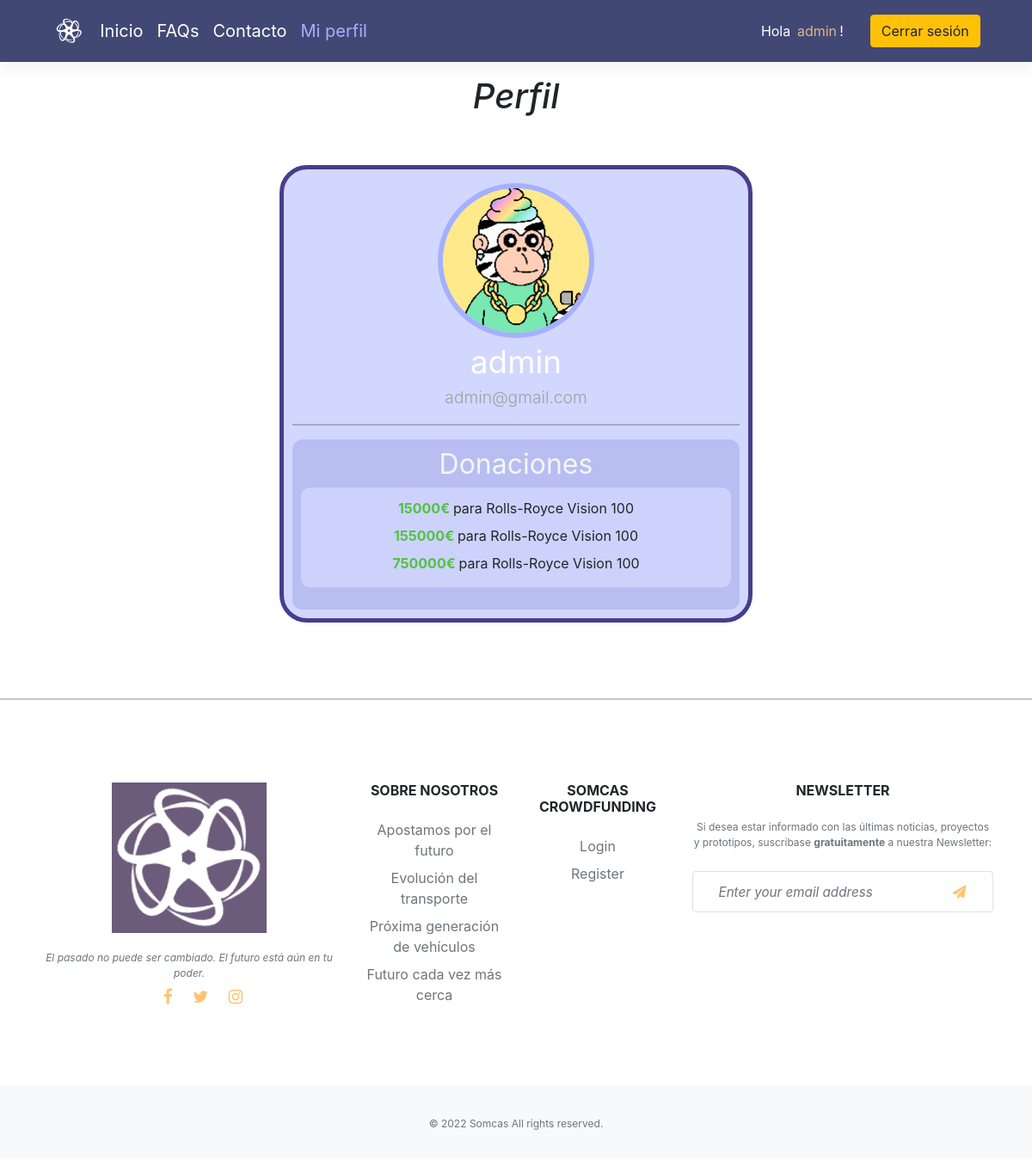
The page /proyect/mi_perfil.php (signed in) on the database its author committed.
### tables this page shows
CREATE TABLE `donations` (
  `donationsId` int(11) NOT NULL,
  `donationsAmount` double NOT NULL,
  `proyectsId` int(11) NOT NULL,
  `usersId` int(11) NOT NULL
);

CREATE TABLE `proyects` (
  `proyectsId` int(11) NOT NULL,
  `proyectsName` varchar(255) DEFAULT NULL,
  `proyectsGoal` int(50) DEFAULT NULL
);

### proyect/php/functions.inc.php (the view, shortened to what this page needs)
<?php
function GetUserId($conn, $d_username)
{
    $sql_usernameId = "SELECT usersId FROM users WHERE usersUsername = ?";
    $stmt = mysqli_stmt_init($conn);
    if (!mysqli_stmt_prepare($stmt, $sql_usernameId))
        exit();
    mysqli_stmt_bind_param($stmt, "s", $d_username);
    mysqli_stmt_execute($stmt);
    $resultData = mysqli_stmt_get_result($stmt);
    if ($row = mysqli_fetch_assoc($resultData))
        return $row["usersId"];
    else {
        $result = false;
        return $result;
    }
}
function GetUserDonations($conn, $username, $get_bool)
{
    $sql = "SELECT usersUsername,donationsAmount,proyectsName FROM donations d INNER JOIN proyects p INNER JOIN users u WHERE d.proyectsId=p.proyectsId AND d.usersId = u.usersId AND d.usersId= ? ORDER BY d.donationsId;";
    $stmt = mysqli_stmt_init($conn);
    if (!mysqli_stmt_prepare($stmt, $sql)) {
        exit();
    }
    $id = GetUserId($conn, $username);
    mysqli_stmt_bind_param($stmt, "s", $id);
    mysqli_stmt_execute($stmt);
    $resultData =   mysqli_stmt_get_result($stmt);
    while ($row = mysqli_fetch_assoc($resultData)) {
        if (!$get_bool)
            echo '<li style=" display: inline-block; padding-top:.5em; text-align:center; "> <b style="color:#52c23f;">' . $row["donationsAmount"] . '€ </b> para ' . str_replace("_", " ", $row["proyectsName"]) . '</li>';
        else
            return true;
    }
}

### proyect/header.php (shortened to what this page needs)
<!DOCTYPE html>
<html lang="es">
<head>
    <link href="https://cdn.jsdelivr.net/npm/bootstrap@5.1.3/dist/css/bootstrap.min.css" rel="stylesheet">
    <link href="./css/header.css" rel="stylesheet">
    <link rel="stylesheet" href="css/font-awesome.min.css">
    <link rel="stylesheet" href="css/bootstrap.min.css">
    <link rel="stylesheet" href="css/main-page.css">
    <link rel="stylesheet" href="css/login.css">
    <link rel="stylesheet" href="css/carousel.css">
    <link rel="stylesheet" href="https://cdnjs.cloudflare.com/ajax/libs/twitter-bootstrap/4.1.2/css/bootstrap.min.css">
    <link rel="stylesheet" href="https://cdnjs.cloudflare.com/ajax/libs/OwlCarousel2/2.3.4/assets/owl.carousel.min.css">
    <link rel="stylesheet" href="https://cdnjs.cloudflare.com/ajax/libs/OwlCarousel2/2.3.4/assets/owl.theme.default.min.css">
    <link href="./css/scroll.css" rel="stylesheet">
</head>
<body>
    <header class="p-3 bd-navbar text-white nav-body">
        <div class="container">
            <div class="d-flex flex-wrap align-items-center justify-content-center justify-content-lg-start">
                <a class="d-flex align-items-center mb-2 mb-lg-0 text-white text-decoration-none">
                </a>
                <ul class="nav col-12 col-lg-auto me-lg-auto mb-2 justify-content-center mb-md-0">
                    <li><a href="index.php" class="nav-link px-2 text-white">Inicio</a></li>
                    <li><a href="FAQs.php" class="nav-link px-2 text-white">FAQs</a></li>
                    <li><a href="contacto.php" class="nav-link px-2 text-white">Contacto</a></li>
                <?php
                if (isset($_SESSION["username"]))
                   echo "<li><a href='mi_perfil.php' class='nav-link px-2' style='color:#a5b0ff;'>Mi perfil</a></li>";
                    ?>
                </ul>
                <?php
                if (isset($_SESSION["username"])) {
                    echo "<div class='col-12 col-lg-auto mb-3 mb-lg-0 me-lg-3'>
                    <p style='margin: auto; text-align: center;'> Hola <mark style='color:burlywood; background: none;'>" . $_SESSION["username"] . "</mark>! </p>
                </div>";
                    echo "<div class='text-end'>
                    <a href='php/logout.inc.php'><button type='button' class='btn btn-warning'>Cerrar sesión</button></a>
                    </div>";
                } else {
                    echo "<div class='text-end'>
                    <a href='login.php'> <button type='button' class='btn btn-outline-light me-2'>Iniciar sesión</button></a>
                    <a href='register.php'> <button type='button' class='btn btn-warning'>Regístrate</button> </a>
                    </div>";
                }
                ?>
            </div>
    </header>

### proyect/mi_perfil.php (shortened to what this page needs)
<?php include_once('header.php') ?>
<?php if (!isset($_SESSION["username"])) {
    echo "<script>window.setTimeout(function() { window.location = '../proyect/index.php' }, 0);</script>";
} else {
    echo '<link rel="stylesheet" href="css/perfil.css">
<div class="profile-container">
    <div class="parrafo">
        <h1>Perfil</h1>
        <br>
        <br>
    </div>
    <div class="profile-inner-container">
        <div class="profile-image" >
            <div class="profile-image-img">
                <img src="images/avatar_usuario.png">
            </div>
            <div class="profile-image-info">
                <span class="profile-image-info-name">' . $_SESSION['username'] . '</span>
                <span class="profile-image-info-email">' . $_SESSION['email'] . '</span>
            </div>
        </div>
        <div>
            <hr>
        </div>
        <div class="profile-transactions" style="display: flex; flex-flow:column;">
        <h2 style="text-align: center; font-weight: 400; color: whitesmoke;">Donaciones</h2>
        <ul style="display: flex; flex-flow:column; background-color: #cdd2fd; border-radius:10px; list-style:none;
        margin-left: 0; padding-left: 2em;padding-right: 1em;padding-bottom: 1em;padding-top: 0.2em; text-indent: -1em; text-aling:center;">';
    require_once('php/dbh.inc.php');
    require_once('php/functions.inc.php');
    GetUserDonations($conn, $_SESSION['username'], false);
    echo " </ul>
        </div>
    </div>
</div>";
}
?>
<?php include_once('footer.php') ?>

### proyect/footer.php (shortened to what this page needs)
<br><br><br>
<hr>
<footer class="bg-white">
  <div class="container py-5">
    <div class="row py-4">
      <div class="col-lg-4 col-md-6 mb-4 mb-lg-0"><img src="img/logo.png" alt="" width="180" class="mb-3">
        <p class="font-italic text-muted">El pasado no puede ser cambiado. El futuro está aún en tu poder.</p>
        <ul class="social-icons">
          <li><a href="https://es-es.facebook.com/" class="social-icon"> <i class="fa fa-facebook"></i></a></li>
          <li><a href="https://twitter.com/i/flow/login" class="social-icon"> <i class="fa fa-twitter"></i></a></li>
          <li><a href="https://www.instagram.com/" class="social-icon"> <i class="fa fa-instagram"></i></a></li>
        </ul>
      </div>
      <div class="col-lg-2 col-md-6 mb-4 mb-lg-0">
        <h6 class="text-uppercase font-weight-bold mb-4">Sobre nosotros</h6>
        <ul class="list-unstyled mb-0">
          <li class="mb-2"><a href="#" class="text-muted" style="text-decoration:none;">Apostamos por el futuro</a></li>
          <li class="mb-2"><a href="#" class="text-muted" style="text-decoration:none;">Evolución del transporte</a></li>
          <li class="mb-2"><a href="#" class="text-muted" style="text-decoration:none;">Próxima generación de vehículos</a></li>
          <li class="mb-2"><a href="#" class="text-muted" style="text-decoration:none;">Futuro cada vez más cerca</a></li>
        </ul>
      </div>
      <div class="col-lg-2 col-md-6 mb-4 mb-lg-0">
        <h6 class="text-uppercase font-weight-bold mb-4">Somcas Crowdfunding</h6>
        <ul class="list-unstyled mb-0">
          <li class="mb-2"><a href="login.php" class="text-muted">Login</a></li>
          <li class="mb-2"><a href="register.php" class="text-muted">Register</a></li>
        </ul>
      </div>
      <div class="col-lg-4 col-md-6 mb-lg-0">
        <h6 class="text-uppercase font-weight-bold mb-4">Newsletter</h6>
        <p class="text-muted mb-4">Si desea estar informado con las últimas noticias, proyectos y prototipos, suscríbase <b>gratuitamente</b> a nuestra Newsletter:</p>
        <div class="p-1 rounded border">
          <div class="input-group" style="align-items: center; display: flex; flex-direction: row; justify-content: space-around; ">
            <form method="POST" style="align-items: center;display: flex;flex-direction: row;justify-content: center; ">
              <input type="email" name='mail_to' placeholder="Enter your email address" aria-describedby="button-addon1" id='mail' class="form-control border-0 shadow-0">
              <div class="input-group-append">
                <button id="button-addon1" name='mail_button' type="submit" class="btn btn-link"><i class="fa fa-paper-plane"></i></button>
              </div>
            </form>
          </div>
        </div>
      </div>
    </div>
  </div>
  <div class="bg-light py-4">
    <div class="container text-center">
      <p class="text-muted mb-0 py-2">© 2022 Somcas All rights reserved.</p>
    </div>
  </div>
</footer>
</body>
</html>

### proyect/css/header.css (style rules this page uses)
.bd-navbar { min-height: 4rem; background-color: #424874; box-shadow: 0 0.5rem 1rem rgb(0 0 0 / 5%), inset 0 -1px 0 rgb(0 0 0 / 10%); }
.nav-link { display:inline-block; color:#fff; text-decoration:none; padding:10px 20px; line-height:normal; font-size:20px; -webkit-transition:all 100ms ease; -o-transition:all 100ms ease; transition:all 100ms ease; }

### proyect/css/main-page.css (style rules this page uses)
h1 { font-style: oblique; text-align: center; }
.parrafo { text-align: center; }
#button-addon1 { color: #ffc371; }
i { color: #ffc371; }
.form-control::placeholder { font-size: 0.95rem; color: #aaa; font-style: italic; }

### proyect/css/carousel.css (style rules this page uses)
:root { --main-white-color: white; --main-black-color: black; }
* { padding: 0; margin: 0; box-sizing: border-box; }

### proyect/css/scroll.css (style rules this page uses)
.container { max-width: 1280px; width: 95%; margin: 0 auto; }
footer { text-align: center; padding: 0.5rem 0; background-color: #faddad; }
footer p { font-size: 0.75rem; margin: 0.25rem 0; color: #221133; }
footer a { text-decoration: none; color: inherit; }

### proyect/css/perfil.css (style rules this page uses)
.profile-container { margin-top: 1rem; margin-left: auto; margin-right: auto; }
.profile-inner-container { width: 100%; min-width: 300px; max-width: 550px; margin-left: auto; margin-right: auto; border: 5px solid darkslateblue; border-radius: 2em; padding: 0px 10px 10px 10px; justify-content: center; align-items: center; background-color: #d2d7ff; }
.profile-transactions { background-color: #b8bef1; padding: 10px 10px 10px 10px; border-radius: 12px; }
.profile-image { padding-top: 1rem; margin-left: auto; margin-right: auto; text-align: center; padding: auto; width:50%; }
.profile-image-img { display: flex; align-self: flex-start; justify-content: center; }
.profile-image-info { display: flex; flex-direction: column; justify-content: center; align-items: center; }
.profile-image-info-name { font-size: 2.3em; font-weight: 400; color: rgb(255, 255, 255); }
.profile-image-info-email { font-size: 1.2em; font-weight: 300; color: rgb(160, 160, 160); }
.profile-image-img>img { width: 70%; height: 70%; border: 6px solid #a5b0ff; border-radius: 50%; }

### proyect/footer.php (style rules this page uses)
.social-icons li { vertical-align: top; display: inline; font-size: 1.2em; padding: 0.5em; }

### rows shown on the page
donations: donationsAmount "15000", proyectsId.proyectsName "Rolls-Royce Vision 100"
donations: donationsAmount "155000", proyectsId.proyectsName "Rolls-Royce Vision 100"
donations: donationsAmount "750000", proyectsId.proyectsName "Rolls-Royce Vision 100"

### other values the page prints
$_SESSION["username"] "admin"
$_SESSION['username'] "admin"
$_SESSION['email'] "admin@gmail.com"
